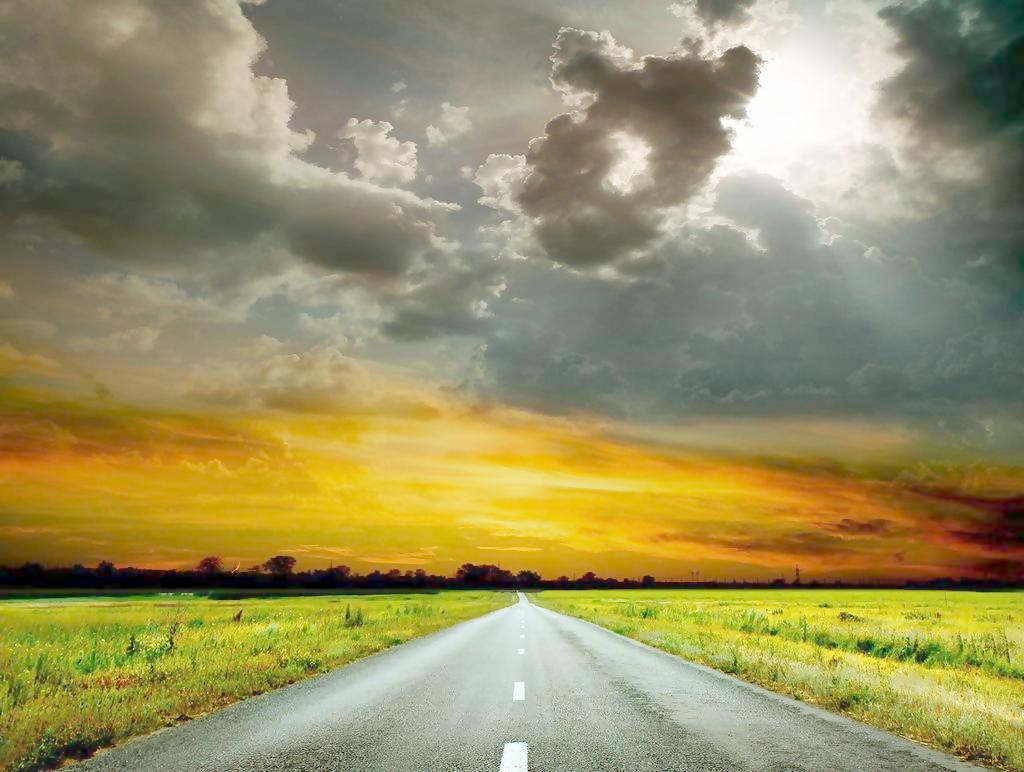
#> input picture DEMO.jpg, 1024 x 772 px
$ python 6_ROI.py
#> lines starting #> are read from the running program, lines starting #| are printed output that depends on the picture; after the words box and inside, x2 and y2 are one past the last pixel; in counts of white or black regions, pixels touching at a corner belong together
# http://blog.csdn.net/gangzhucoll/article/details/78609771
# ROI：感兴趣区域 region of interest
# coding:utf-8
import cv2 as cv

src = cv.imread('DEMO.jpg')
#> src is the input picture: shape (772, 1024, 3); mean B, G, R 98, 145.3, 153.3
cv.namedWindow('input image', cv.WINDOW_AUTOSIZE)
cv.imshow('input image', src)

# 高度从42像素开始到282像素
# 宽度从184像素开始到355像素
# 高度起始位置是从图片的顶部算起，宽度起始位置是从图片的左侧算起
# 本例中的起始位置和结束位置是通过PhotoShop 测量出来的，在实际应用中这两个位置是通过算法计算出来的
face = src[42:282, 184:355]
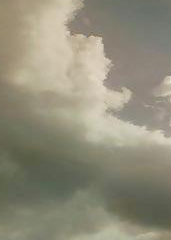
#> face: shape (240, 171, 3); mean B, G, R 122, 140.7, 144.6
# 效果见图1，我们取出了原图的人脸
cv.imshow('output image', face)

# 将取出的区域改变为灰度图像
gray = cv.cvtColor(face, cv.COLOR_BGR2GRAY)
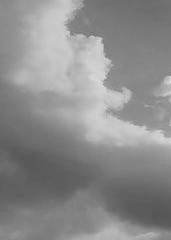
#> gray: shape (240, 171); min 86, max 226, mean 139.8

# 将灰度图像变为RGB图像
# 这里改变色彩空间的原因是灰度图像是单通道的，原图是三通道的，无法合并
# 所以需要先转换为三通道的RGB色彩空间
backface = cv.cvtColor(gray, cv.COLOR_GRAY2BGR)

# 将取出并处理完的图像和原图合并起来
src[42:282, 184:355] = backface
#> src: shape (772, 1024, 3); 5.19% of pixels changed, all inside (x1, y1, x2, y2) = (184, 42, 355, 282)
# 效果见图2
cv.imshow("merge image", src)

cv.waitKey(0)
cv.destroyAllWindows()
